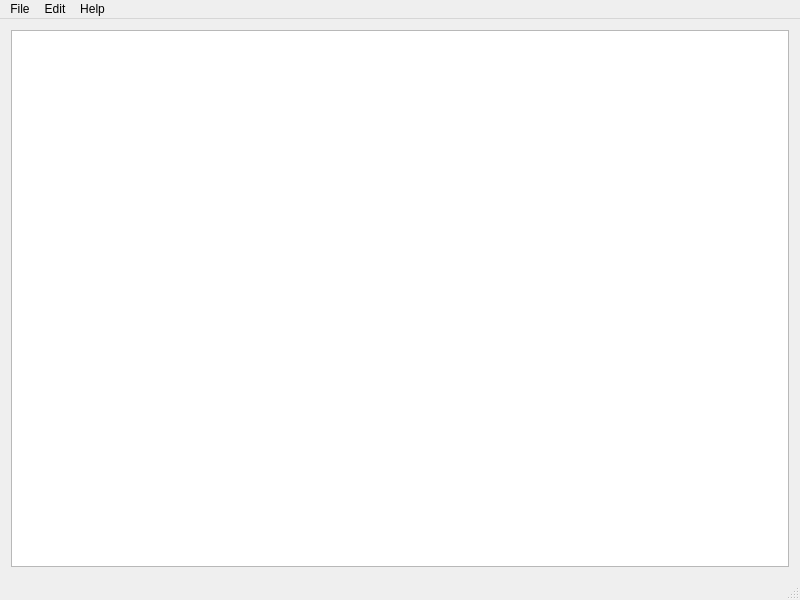
<?xml version="1.0" encoding="UTF-8"?>
<ui version="4.0">
 <class>Notepad</class>
 <widget class="QMainWindow" name="Notepad">
  <property name="geometry">
   <rect>
    <x>0</x>
    <y>0</y>
    <width>800</width>
    <height>600</height>
   </rect>
  </property>
  <property name="windowTitle">
   <string>PDSTextEditor</string>
  </property>
  <widget class="QWidget" name="centralWidget">
   <layout class="QVBoxLayout" name="verticalLayout">
    <item>
     <widget class="QTextEdit" name="textEdit"/>
    </item>
   </layout>
  </widget>
  <widget class="QMenuBar" name="menuBar">
   <property name="geometry">
    <rect>
     <x>0</x>
     <y>0</y>
     <width>800</width>
     <height>25</height>
    </rect>
   </property>
   <widget class="QMenu" name="menuFile">
    <property name="title">
     <string>File</string>
    </property>
    <!--addaction name="actionNew"/-->
    <!--addaction name="actionSave"/>
    <addaction name="actionSave_as"/-->
    <addaction name="actionModify"/>
    <addaction name="separator"/>
    <addaction name="actionPrint"/>
    <addaction name="separator"/>
    <addaction name="actionOpen"/>
    <addaction name="separator"/>
    <addaction name="actionSettings"/>
    <addaction name="actionLogout"/>
    <addaction name="actionExit"/>
   </widget>
   <widget class="QMenu" name="menuEdit">
    <property name="title">
     <string>Edit</string>
    </property>
    <addaction name="actionCopy"/>
    <addaction name="actionCut"/>
    <addaction name="actionPaste"/>
    <!--addaction name="separator"/>
    <addaction name="actionUndo"/>
    <addaction name="actionRedo"/>
    <addaction name="actionFont"/>-->
   </widget>
   <widget class="QMenu" name="menuHelp">
    <property name="title">
     <string>Help</string>
    </property>
    <addaction name="actionAbout"/>
   </widget>
   <addaction name="menuFile"/>
   <addaction name="menuEdit"/>
   <addaction name="menuHelp"/>
  </widget>
  <!--widget class="QToolBar" name="mainToolBar">
   <attribute name="toolBarArea">
    <enum>TopToolBarArea</enum>
   </attribute>
   <attribute name="toolBarBreak">
    <bool>false</bool>
   </attribute>
   <addaction name="actionNew"/>
   <addaction name="actionOpen"/>
   <addaction name="actionSave"/>
   <addaction name="actionSave_as"/>
   <addaction name="actionPrint"/>
   <addaction name="separator"/>
   <addaction name="actionCopy"/>
   <addaction name="actionCut"/>
   <addaction name="actionPaste"/>
   <addaction name="actionUndo"/>
   <addaction name="actionRedo"/>
   <addaction name="separator"/>
   <addaction name="actionFont"/>
   <addaction name="actionBold"/>
   <addaction name="actionItalic"/>
   <addaction name="actionUnderline"/>
   <addaction name="separator"/>
   <addaction name="actionAbout"/>
   <addaction name="separator"/>
   <addaction name="actionExit"/>
  </widget-->
  <widget class="QStatusBar" name="statusBar"/>
  <!--action name="actionNew">
   <property name="icon">
    <iconset resource="notepad.qrc">
     <normaloff>:/images/new.png</normaloff>:/images/new.png</iconset>
   </property>
   <property name="text">
    <string>New</string>
   </property>
   <property name="toolTip">
    <string>New text document</string>
   </property>
   <property name="shortcut">
    <string>Ctrl+N</string>
   </property>
  </action-->
  <action name="actionOpen">
   <property name="icon">
    <iconset resource="notepad.qrc">
     <normaloff>:/images/open.png</normaloff>:/images/open.png</iconset>
   </property>
   <property name="text">
    <string>Documents</string>
   </property>
   <property name="toolTip">
    <string>Open another document</string>
   </property>
   <!--property name="shortcut">
    <string>Ctrl+O</string>
   </property-->
  </action>
  <action name="actionModify">
   <property name="icon">
    <iconset resource="notepad.qrc">
     <normaloff>:/images/pencil.png</normaloff>:/images/pencil.png</iconset>
   </property>
   <property name="text">
    <string>Properties</string>
   </property>
   <property name="toolTip">
    <string>Modify document properties</string>
   </property>
   <property name="shortcut">
    <string>Ctrl+I</string>
   </property>
  </action>
  <!--action name="actionSave">
   <property name="icon">
    <iconset resource="notepad.qrc">
     <normaloff>:/images/save.png</normaloff>:/images/save.png</iconset>
   </property>
   <property name="text">
    <string>Save</string>
   </property>
   <property name="toolTip">
    <string>Save file</string>
   </property>
   <property name="shortcut">
    <string>Ctrl+S</string>
   </property>
  </action>
  <action name="actionSave_as">
   <property name="icon">
    <iconset resource="notepad.qrc">
     <normaloff>:/images/save_as.png</normaloff>:/images/save_as.png</iconset>
   </property>
   <property name="text">
    <string>Save as</string>
   </property>
   <property name="toolTip">
    <string>Save file as</string>
   </property>
   <property name="shortcut">
    <string>Alt+S</string>
   </property>
  </action-->
  <action name="actionPrint">
   <property name="icon">
    <iconset resource="notepad.qrc">
     <normaloff>:/images/print.png</normaloff>:/images/print.png</iconset>
   </property>
   <property name="text">
    <string>Print</string>
   </property>
   <property name="toolTip">
    <string>Print file</string>
   </property>
   <property name="shortcut">
    <string>Ctrl+P</string>
   </property>
  </action>
  <action name="actionLogout">
   <property name="icon">
    <iconset theme="exit.png" resource="notepad.qrc">
     <normaloff>:/images/exit.png</normaloff>:/images/exit.png</iconset>
   </property>
   <property name="text">
    <string>Logout</string>
   </property>
   <property name="toolTip">
    <string>Logout</string>
   </property>
   <property name="shortcut">
   </property>
  </action>
  <action name="actionExit">
   <property name="icon">
    <iconset theme="exit.png" resource="notepad.qrc">
     <normaloff>:/images/exit.png</normaloff>:/images/exit.png</iconset>
   </property>
   <property name="text">
    <string>Exit</string>
   </property>
   <property name="toolTip">
    <string>Exit notepad</string>
   </property>
   <property name="shortcut">
   </property>
  </action>
  <action name="actionCopy">
   <property name="icon">
    <iconset resource="notepad.qrc">
     <normaloff>:/images/copy.png</normaloff>:/images/copy.png</iconset>
   </property>
   <property name="text">
    <string>Copy</string>
   </property>
   <property name="shortcut">
    <string>Ctrl+C</string>
   </property>
  </action>
  <action name="actionCut">
   <property name="icon">
    <iconset resource="notepad.qrc">
     <normaloff>:/images/cut.png</normaloff>:/images/cut.png</iconset>
   </property>
   <property name="text">
    <string>Cut</string>
   </property>
   <property name="shortcut">
    <string>Ctrl+X</string>
   </property>
  </action>
  <action name="actionPaste">
   <property name="icon">
    <iconset resource="notepad.qrc">
     <normaloff>:/images/paste.png</normaloff>:/images/paste.png</iconset>
   </property>
   <property name="text">
    <string>Paste</string>
   </property>
   <property name="shortcut">
    <string>Ctrl+V</string>
   </property>
  </action>
  <!--
  action name="actionUndo">
   <property name="icon">
    <iconset resource="notepad.qrc">
     <normaloff>:/images/edit_undo.png</normaloff>:/images/edit_undo.png</iconset>
   </property>
   <property name="text">
    <string>Undo</string>
   </property>
   <property name="shortcut">
    <string>Ctrl+Z</string>
   </property>
  </action>
  <action name="actionRedo">
   <property name="icon">
    <iconset resource="notepad.qrc">
     <normaloff>:/images/edit_redo.png</normaloff>:/images/edit_redo.png</iconset>
   </property>
   <property name="text">
    <string>Redo</string>
   </property>
   <property name="shortcut">
    <string>Ctrl+Y</string>
   </property>
  </action>
 <action name="actionFont">
   <property name="icon">
    <iconset resource="notepad.qrc">
     <normaloff>:/images/font.png</normaloff>:/images/font.png</iconset>
   </property>
   <property name="text">
    <string>Font</string>
   </property>
   <property name="shortcut">
    <string>Ctrl+F</string>
   </property>
  </action>
  <action name="actionItalic">
   <property name="checkable">
    <bool>true</bool>
   </property>
   <property name="icon">
    <iconset resource="notepad.qrc">
     <normaloff>:/images/italic.png</normaloff>:/images/italic.png</iconset>
   </property>
   <property name="text">
    <string>Italic</string>
   </property>
   <property name="toolTip">
    <string>Italic font</string>
   </property>
   <property name="shortcut">
    <string>Ctrl+I</string>
   </property>
  </action>
  <action name="actionBold">
   <property name="checkable">
    <bool>true</bool>
   </property>
   <property name="icon">
    <iconset resource="notepad.qrc">
     <normaloff>:/images/bold.png</normaloff>:/images/bold.png</iconset>
   </property>
   <property name="text">
    <string>actionBold</string>
   </property>
   <property name="toolTip">
    <string>Bold</string>
   </property>
   <property name="shortcut">
    <string>Ctrl+B</string>
   </property>
  </action>
  <action name="actionUnderline">
   <property name="checkable">
    <bool>true</bool>
   </property>
   <property name="icon">
    <iconset resource="notepad.qrc">
     <normaloff>:/images/underline.png</normaloff>:/images/underline.png</iconset>
   </property>
   <property name="text">
    <string>Underline</string>
   </property>
   <property name="toolTip">
    <string>Underline</string>
   </property>
   <property name="shortcut">
    <string>Ctrl+U</string>
   </property>
  </action> -->
  <action name="actionAbout">
   <property name="icon">
    <iconset resource="notepad.qrc">
     <normaloff>:/images/info.png</normaloff>:/images/info.png</iconset>
   </property>
   <property name="text">
    <string>About</string>
   </property>
   <property name="toolTip">
    <string>About Text Editor</string>
   </property>
  </action>
  <action name="actionSettings">
   <property name="icon">
    <iconset theme="settings.png" resource="notepad.qrc">
     <normaloff>:/images/settings.png</normaloff>:/images/settings.png</iconset>
   </property>
   <property name="text">
    <string>Settings</string>
   </property>
   <property name="toolTip">
    <string>Change settings</string>
   </property>
   <property name="shortcut">
   </property>
  </action>
 </widget>
 <layoutdefault spacing="6" margin="11"/>
 <resources>
  <include location="notepad.qrc"/>
 </resources>
 <connections/>
</ui>
